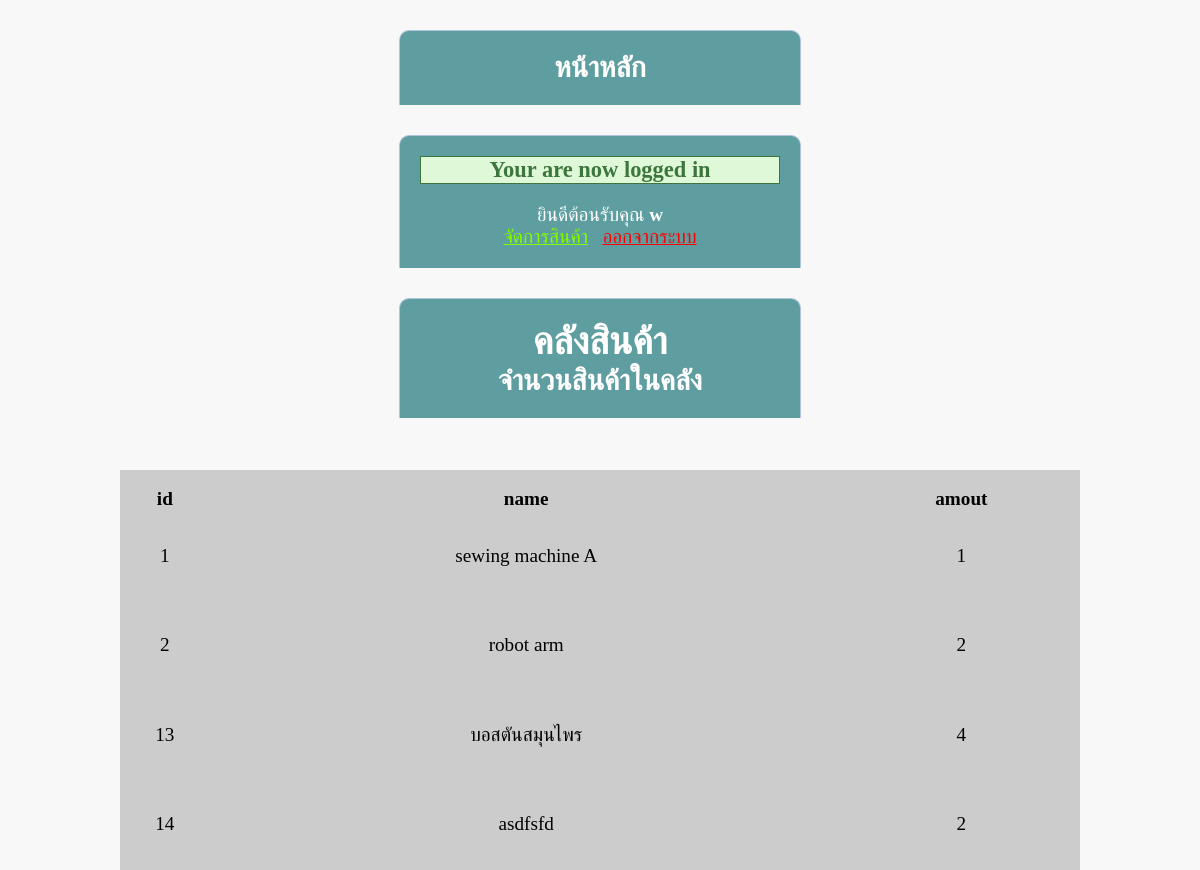
The page /index.php (signed in) on the database its author committed.
### tables this page shows
CREATE TABLE `products` (
  `ID` int(100) NOT NULL,
  `name` varchar(20) NOT NULL,
  `amout` int(200) NOT NULL
);

### index.php (the view, shortened to what this page needs)
<!DOCTYPE html>
<html lang="en">
<head>
    <link rel="stylesheet" href="style.css?v=1001">
</head>
<body>
<?php
include 'dbconnect.php';
$query = "SELECT * FROM  products";
$result =mysqli_query($con,$query) or die("error ").mysqli_error($query);
?>
    <div class="header">
        <h2>หน้าหลัก</h2>
    </div>
    <?php if (isset($_SESSION['username'])) : ?>
    <div class="header">
        <?php if (isset($_SESSION['success'])) : ?>
            <div class="success">
                <h3>
                    <?php
                        echo $_SESSION['success'];
                    ?>
                </h3>
            </div>
        <?php endif ?>
            <p>ยินดีต้อนรับคุณ <strong><?php echo $_SESSION['username']; ?></strong></p>
            <p><a href="edit.php" style="color:#7FFF00;">จัดการสินค้า</a>
            &nbsp; <a href="index.php?logout='1'" style="color: red;">ออกจากระบบ</a></p>
        <?php endif ?>
    </div>
    <div class="header">
    <h1>คลังสินค้า </h1>
    <h2 >จำนวนสินค้าในคลัง </h2>
    </div><br>
<table class="homecontent">
    <thead>
        <tr>
            <th>id</th>
            <th>name</th>
            <th>amout</th>
        </tr>
        </thead>
        <tbody>
        <?php foreach ($result as $row) {   ?>
                <tr>
                        <td><?php echo $row['ID']; ?>   </td>
                        <td><?php echo $row['name']; ?>   </td>
                        <td><?php echo $row['amout']; ?>   </td>
                </tr>
                <?php } ?>
        </tbody>
</table>
</body>
</html>

### style.css (style rules this page uses)
* { margin: 0; padding: 0; }
body { font-size: 120%; background: #f8f8f8; }
.header { width: 30%; margin: 30px auto 0px; color: white; background: #5f9ea0; text-align: center; border: 1px solid #b0c4de; border-bottom: none; border-radius: 10px 10px 0px 0px; padding: 20px; }
.homecontent { margin: 30px auto 0px; text-align: center; padding-top: 1rem; width: 80%; background: #ccc; height: 50vh; }
.success { color: #3c763d; background: #dff9d8; border: 1px solid #3c763d; margin-bottom: 20px; }

### rows shown on the page
products: ID "1", name "sewing machine A", amout "1"
products: ID "2", name "robot arm", amout "2"
products: ID "13", name "บอสตันสมุนไพร", amout "4"
products: ID "14", name "asdfsfd", amout "2"

### other values the page prints
$_SESSION['success'] "Your are now logged in"
$_SESSION['username'] "w"
